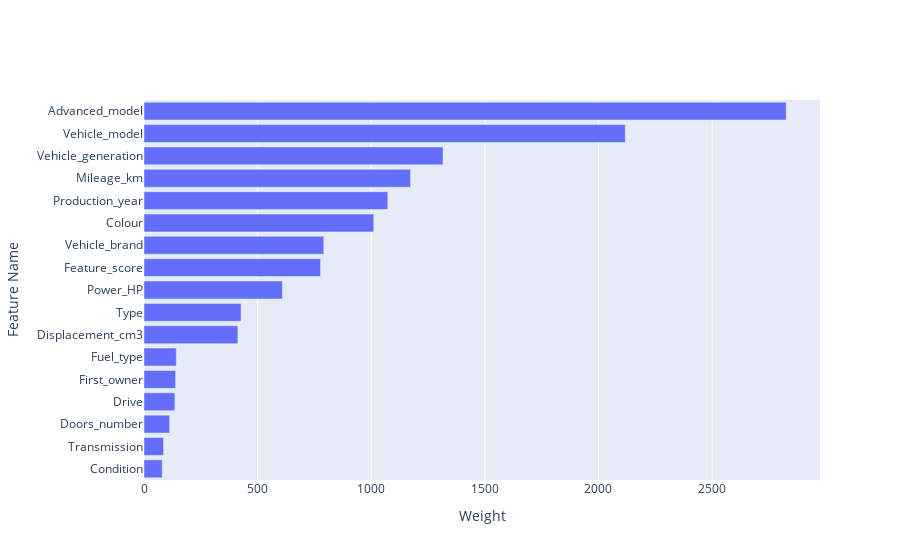

The code cell stored with this chart in its notebook:
### Code cell
training_process(
    model_name="xgboost_regressor",
    model_class=PriceRegressorXGBoostModel,
    hyperparameters_class=PriceRegressorXGBoostModelHyperparams,
    metric=MetricEnum.MSE,
    max_iters=10,
    gpu_mode=False,
)

### Figure 1 — Plotly figure (JSON) as saved in the notebook; plotly's stock layout.template omitted (floating-point values rounded to 4 significant figures)
{"data": [{"orientation": "h", "type": "bar", "x": [80, 86, 113, 136, 139, 142, 413, 427, 609, 777, 791, 1011, 1073, 1173, 1316, 2118, 2826], "y": ["Condition", "Transmission", "Doors_number", "Drive", "First_owner", "Fuel_type", "Displacement_cm3", "Type", "Power_HP", "Feature_score", "Vehicle_brand", "Colour", "Production_year", "Mileage_km", "Vehicle_generation", "Vehicle_model", "Advanced_model"]}], "layout": {"xaxis": {"title": {"text": "Weight"}}, "yaxis": {"title": {"text": "Feature Name"}}}}
